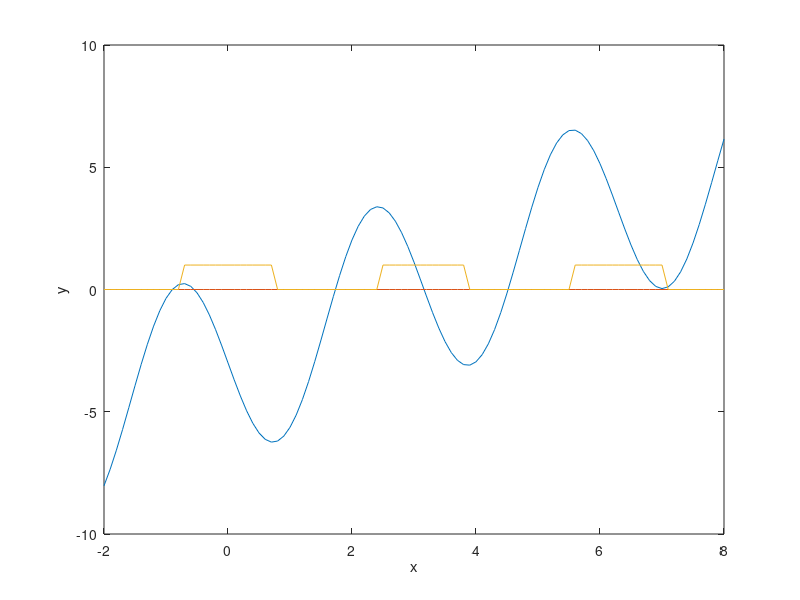

MATLAB code to generate this figure:
clear all
close all
clc
format long

%Gör en graf av ekvationen
x = [-2:0.1:8];
y = x-4*sin(2*x)-3;
y0 = zeros([1 length(x)]); % x-axel
plot(x,y)
hold on
plot(x,y0)
xlabel('x')
ylabel('y')
hold on
%Man kan läsa från grafen att det finns 5 rötter


%Fixpunktiterationen som ges är xn+1 = -sin(2*xn)+(5/4)*xn-3/4
%Dens derivata är -2cos(2xn)+5/4, konvergenskrav är att derivatans
%absolutbelopp är mindre än ett i en omgivning av roten. 

yPrim = -2*cos(2*x)+5/4;
Y = yPrim<1 & -1<yPrim; % etta när den konvergerar
plot(x,Y)
hold on

%Man kan finna en rot med denna metod om den ligger i ett intervall där
%Y=1. Den kommer därmed inte hitta 3 av rötterna. Den hittar rötterna
%x ~~ 3,16 och -0,54


xStartFix = [0 3]; %startvärden
iterFix = [0 0]; % antalet iterationer
for nr=1:2
    i=1;
    x = xStartFix(1,nr);
    dx = 1; 
  while abs(dx) > 1e-11 %10 korrekta siffror
  xold = x ;
  x = -sin(2*x)+(5/4)*x-3/4 ;
  dx = x-xold;
  xFix(i,nr)= xold;
  dxFix(i,nr)= dx;
  iterFix(nr) = iterFix(nr) +1;
  i = i+1;
  end
  
end


%Newton-Raphsson
%Alla rötter kan hittas med Newtons metod
xStartN = [-1 0 2 3 5]; 
iterN = zeros(1,5); 

for nr=1:5
    x = xStartN(1,nr);
    i = 1;
    dx=1;
while abs(dx/x) > 1e-11
   
   f = x-4*sin(2*x)-3;
   fp = 1-8*cos(2*x);
   dx = -f/fp;
   xNewton(i,nr)=x;
   dxNewton(i,nr)=dx;
   i = i+1;
   x = x + dx;
   iterN(nr) = iterN(nr) +1; 

end

end

for z=1:2   
    k = find(xNewton(:,z),1,'last'); %sista nollskilda elementet
    for n=1:k
        eN(n,z) = abs(xNewton(k,z)-xNewton(n,z));
    end
    for n=2:length(eN)
        eKvotN(n,z) = abs(eN(n,z)/eN(n-1,z));
    end
    for n=3:length(eN)
        xKvotN(n,z) = abs((xNewton(n,z)-xNewton(n-1,z))/(xNewton(n-1,z)-xNewton(n-2,z)));
    end
end
disp('Rot 1 med Newtons metod')
disp('   x                   dx                  abs(e)              abs(e(i)/e(i-1))   abs((x(i)-x(i-1))/(x(i-1)-x(i-2))')
tabellN1 = [xNewton(:,1), dxNewton(:,1), eN(:,1),eKvotN(:,1),xKvotN(:,1) ];
disp(tabellN1)
disp('Antalet iterationer för rot 1:')
disp(iterN(1))

disp('Rot 2 med Newtons metod')
tabellN2 = [xNewton(:,2), dxNewton(:,2), eN(:,2), eKvotN(:,2), xKvotN(:,2)];
disp('   x                   dx                  abs(e)              abs(e(i)/e(i-1))   abs((x(i)-x(i-1))/(x(i-1)-x(i-2))')
disp(tabellN2)
disp('Antalet iterationer för rot 2(Newton):')
disp(iterN(2))

for z =1:2
    k = find(xFix(:,z),1,'last');
    for n=1:k
        eF(n,z) = abs(xFix(k,z)-xFix(n,z));
    end
    for n=2:k
        eKvotF(n,z) = abs(eF(n,z)/eF(n-1,z));
    end
    for n=3:k
        xKvotF(n,z) = abs((xFix(n,z)-xFix(n-1,z))/(xFix(n-1,z)-xFix(n-2,z)));
    end
end

r = 15; % rader för fixpunktstabell
disp('Rot 2 med Fixpunktsmetoden')
disp('   x                   dx                  abs(e)              abs(e(i)/e(i-1))   abs((x(i)-x(i-1))/(x(i-1)-x(i-2))')
tabellF1 = [xFix(1:r,1), dxFix(1:r,1),eF(1:r,1),eKvotF(1:r,1),xKvotF(1:r,1)]; 
disp(tabellF1)
disp('Antalet iterationer för rot 2(Fixpunkt):')
disp(iterFix(1))

disp('Rot 3 med Fixpunktsmetoden')
disp('   x                   dx                  abs(e)              abs(e(i)/e(i-1))   abs((x(i)-x(i-1))/(x(i-1)-x(i-2))')
tabellF2 = [xFix(1:r,2), dxFix(1:r,2),eF(1:r,2),eKvotF(1:r,2),xKvotF(1:r,2)];
disp(tabellF2)
disp('Antalet iterationer för rot 3:')
disp(iterFix(2))




% % % Konvergenskonstant K vid kvadratisk konvergens ges av
% % % K = abs(f''(r)/2f'(r)) där r är roten. Detta gäller för Newtons metod
% % 
%  r1 = xNewton(end-1,1);
%  K1 = abs((16*sin(2*r1))/(2*(1-8*cos(2*r1))))
%  r2 = xNewton(end,2);
%  K2 = abs((16*sin(2*r2))/(2*(1-8*cos(2*r2))))
% % 
% % % Fixpunktsmetoden har linjär konvergens
% % % C = abs(G'(r)) Där G(x) är fixpunktsiterationen och r är roten
% % 
%   C2 = abs(-2*cos(2*r2)+5/4)
%   r3 = xFix(end,2);
%   C3 = abs(-2*cos(2*r3)+5/4)
